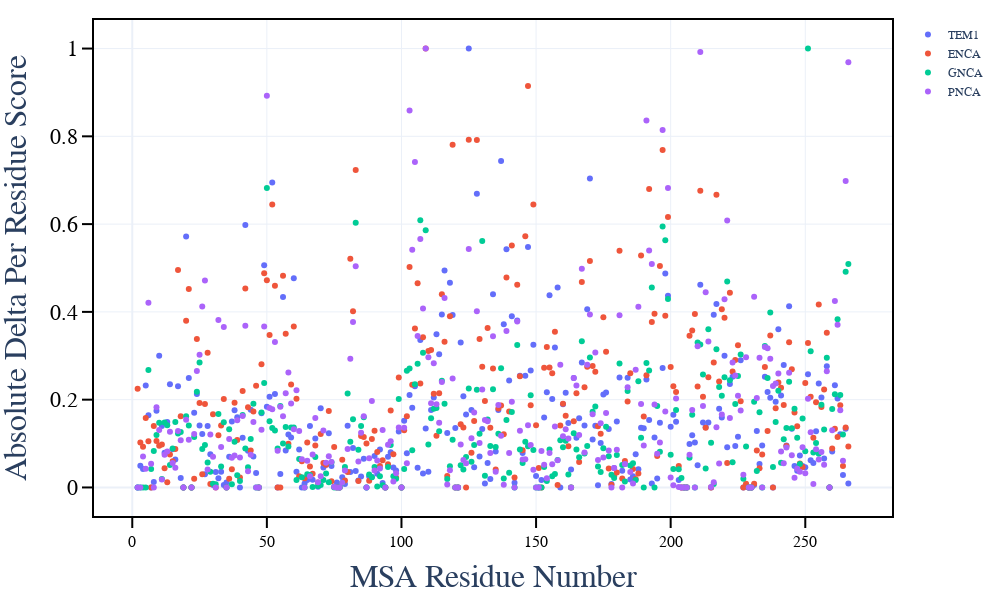

Notebook code for this chart:
### Markdown cell above
### Make scatter plot of delta values and other ones on msa index

### Code cell
# delta per residue
import plotly.graph_objects as go
import plotly.io as pio

fig = go.Figure()

# Add traces
fig.add_trace(go.Scatter(x=msa_delta_df.index, y=msa_delta_df["TEM1"],
                    mode='markers', name="TEM1"))
fig.add_trace(go.Scatter(x=msa_delta_df.index, y=msa_delta_df["ENCA"],
                    mode='markers', name="ENCA"))
fig.add_trace(go.Scatter(x=msa_delta_df.index, y=msa_delta_df["GNCA"],
                    mode='markers', name="GNCA"))
fig.add_trace(go.Scatter(x=msa_delta_df.index, y=msa_delta_df["PNCA"],
                    mode='markers', name="PNCA"))


fig.update_layout(
    template="plotly_white",
    xaxis=dict(title="MSA Residue Number", titlefont=dict(size=32)),
    yaxis=dict(title="Absolute Delta Per Residue Score", titlefont=dict(size=32)),
    margin=dict(l=20, r=20, t=20, b=20),
    font_family="Arial",
    width=1000,
    height=600
)
fig.update_xaxes(showline=True, linewidth=2, linecolor='black', mirror=True,
                 ticks="outside", tickwidth=2, tickcolor='black', ticklen=10,
                 tickfont=dict(color='black', size=16))
fig.update_yaxes(showline=True, linewidth=2, linecolor='black', mirror=True,
                 ticks="outside", tickwidth=2, tickcolor='black', ticklen=10,
                 tickfont=dict(color='black', size=22))

fig.show()

# fig.show("svg") # remove "svg" to make the figure interactive.

pio.write_image(fig, r"pics/msa_per_res_deltas.png", scale=6)

### Figure 1 — Plotly figure (JSON) as saved in the notebook; plotly's stock layout.template omitted (floating-point values rounded to 4 significant figures; data arrays with more than 128 entries replaced by an {"elided": "..."} marker saying what was removed)
{"data": [{"mode": "markers", "name": "TEM1", "type": "scatter", "x": {"elided": "265 int values"}, "y": {"elided": "265 float values"}}, {"mode": "markers", "name": "ENCA", "type": "scatter", "x": {"elided": "265 int values"}, "y": {"elided": "265 float values"}}, {"mode": "markers", "name": "GNCA", "type": "scatter", "x": {"elided": "265 int values"}, "y": {"elided": "265 float values"}}, {"mode": "markers", "name": "PNCA", "type": "scatter", "x": {"elided": "265 int values"}, "y": {"elided": "265 float values"}}], "layout": {"font": {"family": "Arial"}, "height": 600, "margin": {"b": 20, "l": 20, "r": 20, "t": 20}, "width": 1000, "xaxis": {"linecolor": "black", "linewidth": 2, "mirror": true, "showline": true, "tickcolor": "black", "tickfont": {"color": "black", "size": 16}, "ticklen": 10, "ticks": "outside", "tickwidth": 2, "title": {"font": {"size": 32}, "text": "MSA Residue Number"}}, "yaxis": {"linecolor": "black", "linewidth": 2, "mirror": true, "showline": true, "tickcolor": "black", "tickfont": {"color": "black", "size": 22}, "ticklen": 10, "ticks": "outside", "tickwidth": 2, "title": {"font": {"size": 32}, "text": "Absolute Delta Per Residue Score"}}}}
